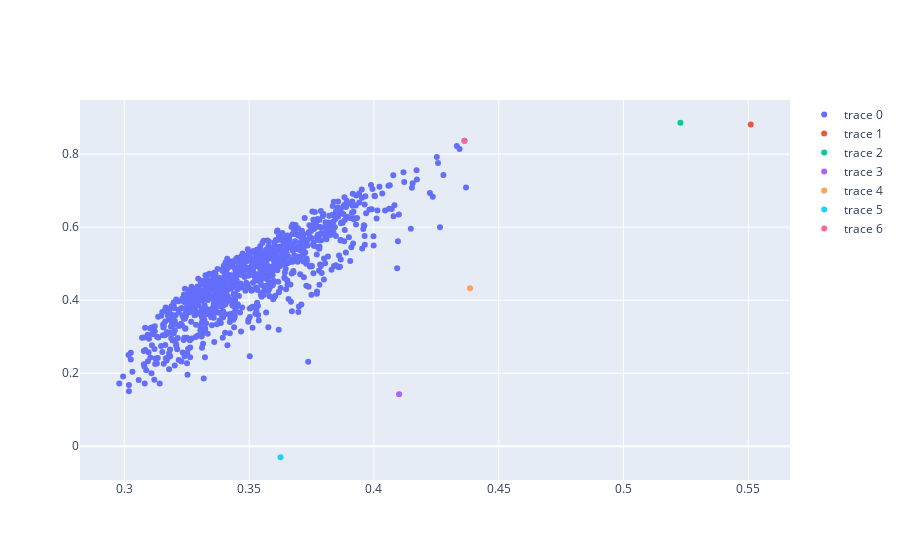

Here is the notebook cell this chart was saved with:
### Code cell
fig = go.Figure([
    go.Scatter(
        x=df['std'],
        y=df['return'],
        mode='markers'
    )
])


for each in stocks:

    fig.add_trace(go.Scatter(
            x=np.array(stockPerformanceAnnualised(ptf[each]['daily_return'])[1]),
            y=np.array(stockPerformanceAnnualised(ptf[each]['daily_return'])[0]),
            mode='markers',
            text = each))
    
fig.add_trace(go.Scatter(
            x=np.array(df.loc[opt_weights_loc]['std']),
            y=np.array(df.loc[opt_weights_loc]['return']),
            mode='markers',
            text = 'Optimal portolio'))

fig.show()

### Figure 1 — Plotly figure (JSON) as saved in the notebook; plotly's stock layout.template omitted (floating-point values rounded to 4 significant figures; data arrays with more than 128 entries replaced by an {"elided": "..."} marker saying what was removed)
{"data": [{"mode": "markers", "type": "scatter", "x": {"elided": "1000 float values"}, "y": {"elided": "1000 float values"}}, {"mode": "markers", "text": "SPOT", "type": "scatter", "x": [0.551], "y": [0.8812]}, {"mode": "markers", "text": "PYPL", "type": "scatter", "x": [0.5228], "y": [0.8861]}, {"mode": "markers", "text": "BABA", "type": "scatter", "x": [0.4101], "y": [0.1424]}, {"mode": "markers", "text": "MSFT", "type": "scatter", "x": [0.4385], "y": [0.4327]}, {"mode": "markers", "text": "MO", "type": "scatter", "x": [0.3626], "y": [-0.03022]}, {"mode": "markers", "text": "Optimal portolio", "type": "scatter", "x": [0.4363], "y": [0.8367]}], "layout": {"autosize": true, "xaxis": {"autorange": true, "range": [0.2831, 0.5659], "type": "linear"}, "yaxis": {"autorange": true, "range": [-0.09734, 0.9532], "type": "linear"}}}
